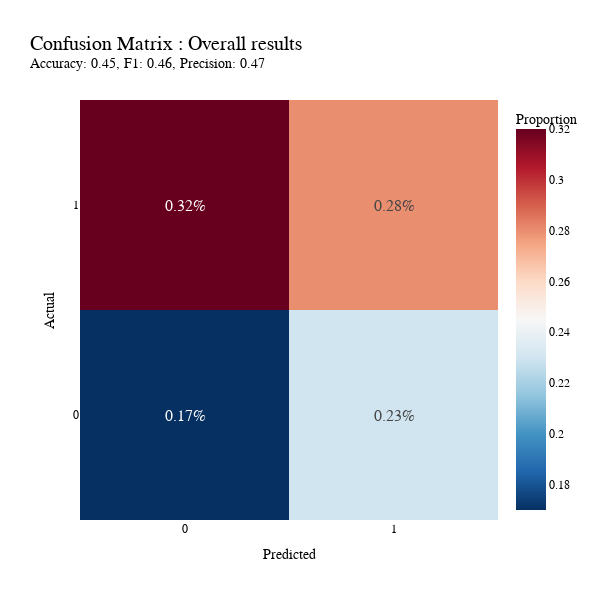

Write notebook code for a chart like this one.
### Code cell
data1 = np.random.randint(0, 2, size=100)
data2 = np.random.randint(0, 2, size=100)

plot_confusion_matrix(data1, data2)

### Figure 1 — Plotly figure (JSON) as saved in the notebook; plotly's stock layout.template omitted (floating-point values rounded to 4 significant figures)
{"data": [{"colorbar": {"title": {"text": "Proportion"}}, "colorscale": [[0, "rgb(5,48,97)"], [0.1, "rgb(33,102,172)"], [0.2, "rgb(67,147,195)"], [0.3, "rgb(146,197,222)"], [0.4, "rgb(209,229,240)"], [0.5, "rgb(247,247,247)"], [0.6, "rgb(253,219,199)"], [0.7, "rgb(244,165,130)"], [0.8, "rgb(214,96,77)"], [0.9, "rgb(178,24,43)"], [1, "rgb(103,0,31)"]], "hoverongaps": false, "text": [[0.17, 0.23], [0.32, 0.28]], "textfont": {"size": 16}, "texttemplate": "%{text}%", "type": "heatmap", "x": ["0", "1"], "y": ["0", "1"], "z": [[0.17, 0.23], [0.32, 0.28]]}], "layout": {"font": {"color": "black", "family": "Arial"}, "height": 600, "title": {"font": {"color": "black", "family": "Arial", "size": 20}, "text": "Confusion Matrix : Overall results <br><sup>Accuracy: 0.45, F1: 0.46, Precision: 0.47</sup>"}, "width": 600, "xaxis": {"title": {"text": "Predicted"}}, "yaxis": {"title": {"text": "Actual"}}}}
